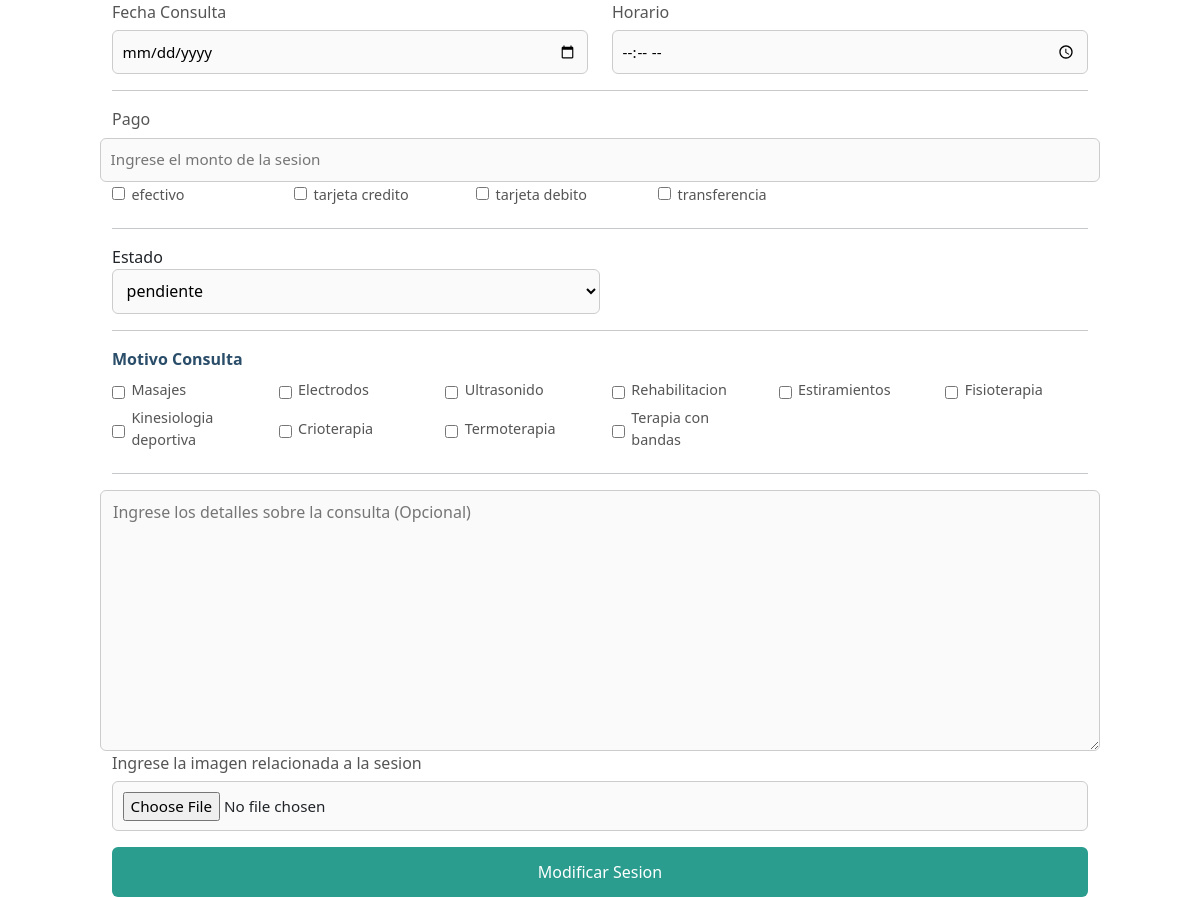
The app's page /admin/abml/modificacion-sesion.php, older data.
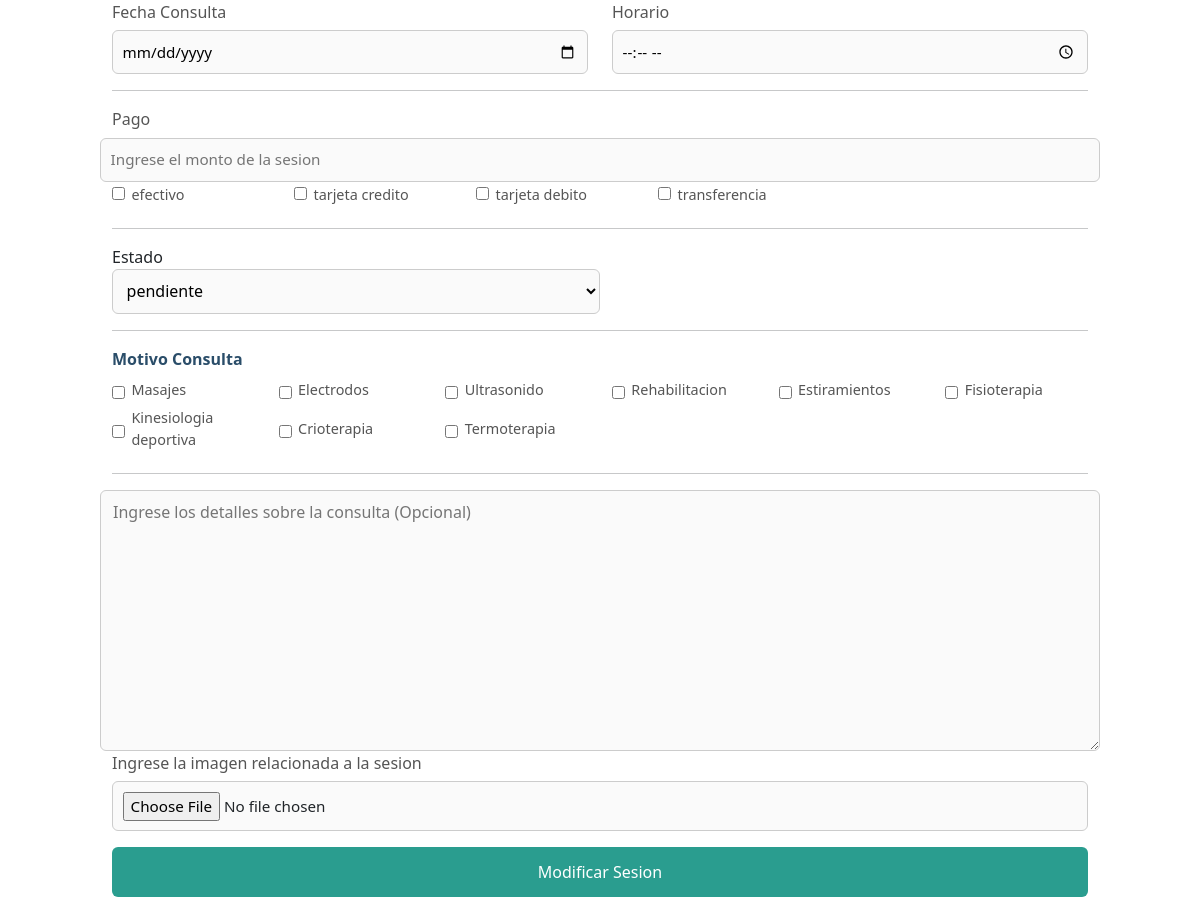
The same page, newer data.
### tables this page shows
CREATE TABLE `metodos_pago` (
  `id_metodos_pago` int(11) NOT NULL,
  `nombre` varchar(45) NOT NULL
);

CREATE TABLE `tratamientos` (
  `id_tratamientos` int(11) NOT NULL,
  `nombre` varchar(45) NOT NULL
);

### admin/abml/lectura.php (called while the page is built, shortened)
<?php
    $lecturaMetodosPago = "SELECT * FROM `metodos_pago`";
    $lecturaEstados = "SELECT * FROM `estados_sesiones`";
    $lecturaTratamientos = "SELECT * FROM `tratamientos`";
?>

### admin/abml/modificacion-sesion.php (the view, shortened to what this page needs)
<?php
    include_once("../../componentes/config/config.php");
    include_once("lectura.php");
?>
<!DOCTYPE html>
<html lang="en">
<head>
    <link rel="stylesheet" href="../../css-admin/sesiones.css">
    <?php
        include_once("../../librerias/bootstrap-css.php");
    ?>
</head>
<body>
    <main>
        <section>
            <article>
                <form class="container-fluid form-modificacion" action="procesar-modificacion.php" method="post" enctype="multipart/form-data">
                    <div class="row">
                        <div class="col-6 d-flex flex-column">
                            <label for="fecha">Fecha Consulta</label>
                            <input type="date" name="fecha" id="fecha" placeholder="Ingrese fecha de la consulta">
                        </div>
                        <div class="col-6 d-flex flex-column">
                            <label for="hora">Horario</label>
                            <input type="time" name="hora" id="hora" placeholder="Ingrese horario de la consulta">
                        </div>
                    </div>
                    <hr>
                    <div>
                        <div>
                            <div class="row d-flex align-items-center">
                                <label class="col-2" for="monto">Pago</label>
                                <input class="col-4" type="number" name="monto" id="monto" placeholder="Ingrese el monto de la sesion">
                            </div>
                            <?php
                                $metodosPago = mysqli_query($conexion,$lecturaMetodosPago);
                                while($metodoPago = mysqli_fetch_array($metodosPago)) {
                                    echo "<input type='checkbox' name='metodos-pago[]' id='$metodoPago[nombre]' value='$metodoPago[id_metodos_pago]'>";
                                    echo "<label class='label-checkbox col-2' for='$metodoPago[nombre]'>$metodoPago[nombre]</label>";
                                }
                            ?>
                        </div>
                    </div>
                    <hr>
                    <div>
                        <div class="col-6 >
                            <label for="estado">Estado</label>
                            <select name="estado" id="estado">
                                <?php
                                    $estados = mysqli_query($conexion,$lecturaEstados);
                                    while($estado = mysqli_fetch_array($estados)) {
                                        echo "<option value='$estado[id_estado]'>$estado[nombre]</option>";
                                    }
                                ?>
                            </select>
                        </div>
                    </div>
                    <hr>
                    <div>
                        <p class="motivo-consulta">Motivo Consulta</p>
                        <div class="row">
                        <?php
                            $tratamientos = mysqli_query($conexion,$lecturaTratamientos);
                            while($tratamiento = mysqli_fetch_array($tratamientos)) {
                                echo "<div class='div-checkbox col-2'>";
                                echo "<input type='checkbox' name='tratamientos[]' id='$tratamiento[nombre]' value='$tratamiento[id_tratamientos]'>";
                                echo "<label class='label-checkbox' for='$tratamiento[nombre]'>$tratamiento[nombre]</label>";
                                echo "</div>";
                            }
                        ?>
                        </div>
                    </div>
                    <hr>
                    <div class="row">
                        <textarea class="col-12" name="detalles" id="detalles" rows="10" placeholder="Ingrese los detalles sobre la consulta (Opcional)"></textarea>
                    </div>
                    <div>
                        <label for="imagen">Ingrese la imagen relacionada a la sesion</label>
                        <input type="file" name="imagen" id="imagen" required>
                    </div>
                    <input type="submit" value="Modificar Sesion">
                </form>
            </article>
        </section>
    </main>
</body>
</html>

### librerias/bootstrap-css.php (shortened to what this page needs)
<link href="https://cdn.jsdelivr.net/npm/bootstrap@5.3.8/dist/css/bootstrap.min.css" rel="stylesheet">

### css-admin/sesiones.css (style rules this page uses)
form p { font-weight: bold; margin-bottom: 1rem; color: #2a4d69; }
.motivo-consulta { font-weight: 600; margin-bottom: 0.5rem; color: #2a4d69; }
label { font-weight: 500; margin-bottom: 0.4rem; color: #555; }
input[type="text"], input[type="number"], input[type="date"], input[type="time"], input[type="file"], select, textarea { width: 100%; padding: 0.6rem; border: 1px solid #ccc; border-radius: 6px; background-color: #fafafa; font-size: 0.95rem; }
.form-modificacion { max-width: 1000px; }
.div-checkbox { display: flex; align-items: center; }
.label-checkbox { margin-left: 0.4rem; font-size: 0.9rem; }
hr { border: none; border-top: 1px solid #ddd; margin: 1.5rem 0; }
input[type="submit"] { display: block; width: 100%; background-color: #2a9d8f; color: #fff; border: none; padding: 0.8rem; border-radius: 6px; font-size: 1rem; cursor: pointer; transition: background-color 0.3s ease; margin-top: 1rem; }

Row changes from the older to the newer data that the page shows:
removed tratamientos: nombre "Terapia con bandas"
